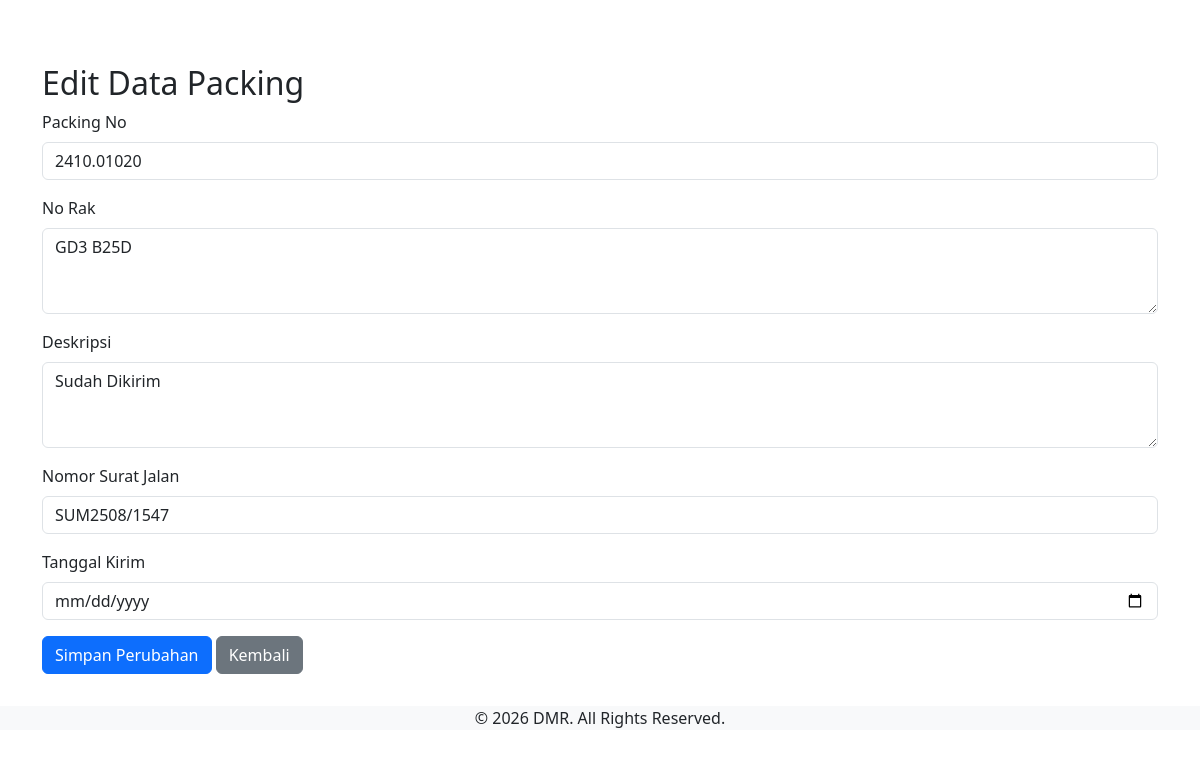
Screenshot of /edit_data_kirim.php?packingno=2410.01020 with the database file from the repository.
### tables this page shows
CREATE TABLE `whtrans_packing` (
  `transid` int(11) DEFAULT NULL,
  `packingno` varchar(50) NOT NULL,
  `wrhsid` int(11) NOT NULL,
  `no_do` varchar(50) DEFAULT NULL,
  `custcode` varchar(50) DEFAULT NULL,
  `custname` varchar(255) DEFAULT NULL,
  `nobale` varchar(50) DEFAULT NULL,
  `prodcode` varchar(50) DEFAULT NULL,
  `prodname` varchar(255) DEFAULT NULL,
  `prdnmbr` varchar(50) DEFAULT NULL,
  `totalqty` decimal(10,2) DEFAULT NULL,
  `uom` varchar(10) DEFAULT NULL,
  `created_at` timestamp NOT NULL DEFAULT current_timestamp(),
  `no_rak` varchar(255) DEFAULT NULL,
  `deskripsi` varchar(255) DEFAULT NULL,
  `nomor_surat_jalan` varchar(255) DEFAULT NULL,
  `tanggal_kirim` datetime DEFAULT NULL
);

### edit_data_kirim.php (the view, shortened to what this page needs)
<?php
include 'db.php';
$packingno = $_GET['packingno'];
$query = "SELECT * FROM whtrans_packing WHERE packingno = ?";
$stmt = $conn->prepare($query);
$stmt->bind_param("s", $packingno);
$stmt->execute();
$result = $stmt->get_result();
$row = $result->fetch_assoc();
?>
<link href="https://cdn.jsdelivr.net/npm/bootstrap@5.3.2/dist/css/bootstrap.min.css" rel="stylesheet">
<div class="content-wrapper transfer-packing-page">
    <section class="content p-3">
<div class="container mt-5">
    <h2>Edit Data Packing</h2>
    <form method="POST">
        <div class="mb-3">
            <label for="packingno" class="form-label">Packing No</label>
            <input type="text" class="form-control" id="packingno" name="packingno" value="<?= $row['packingno'] ?>" readonly>
        </div>
        <div class="mb-3">
            <label for="no_rak" class="form-label">No Rak</label>
            <textarea class="form-control" id="no_rak" name="no_rak" rows="3" required><?= $row['no_rak'] ?></textarea>
        </div>
        <div class="mb-3">
            <label for="deskripsi" class="form-label">Deskripsi</label>
            <textarea class="form-control" id="deskripsi" name="deskripsi" rows="3" required><?= $row['deskripsi'] ?></textarea>
        </div>
        <div class="mb-3">
            <label for="nomor_surat_jalan" class="form-label">Nomor Surat Jalan</label>
            <input type="text" class="form-control" id="nomor_surat_jalan" name="nomor_surat_jalan" value="<?= $row['nomor_surat_jalan'] ?>" required>
        </div>
        <div class="mb-3">
            <label for="tanggal_kirim" class="form-label">Tanggal Kirim</label>
            <input type="date" class="form-control" id="tanggal_kirim" name="tanggal_kirim" value="<?= $row['tanggal_kirim'] ?>" required>
        </div>
        <button type="submit" class="btn btn-primary">Simpan Perubahan</button>
        <a href="lihat_data_kirim.php" class="btn btn-secondary">Kembali</a>
    </form>
</div>
    </section>
</div>

### rows the page displays
whtrans_packing: packingno "2410.01020", no_rak "GD3 B25D", deskripsi "Sudah Dikirim", nomor_surat_jalan "SUM2508/1547"
